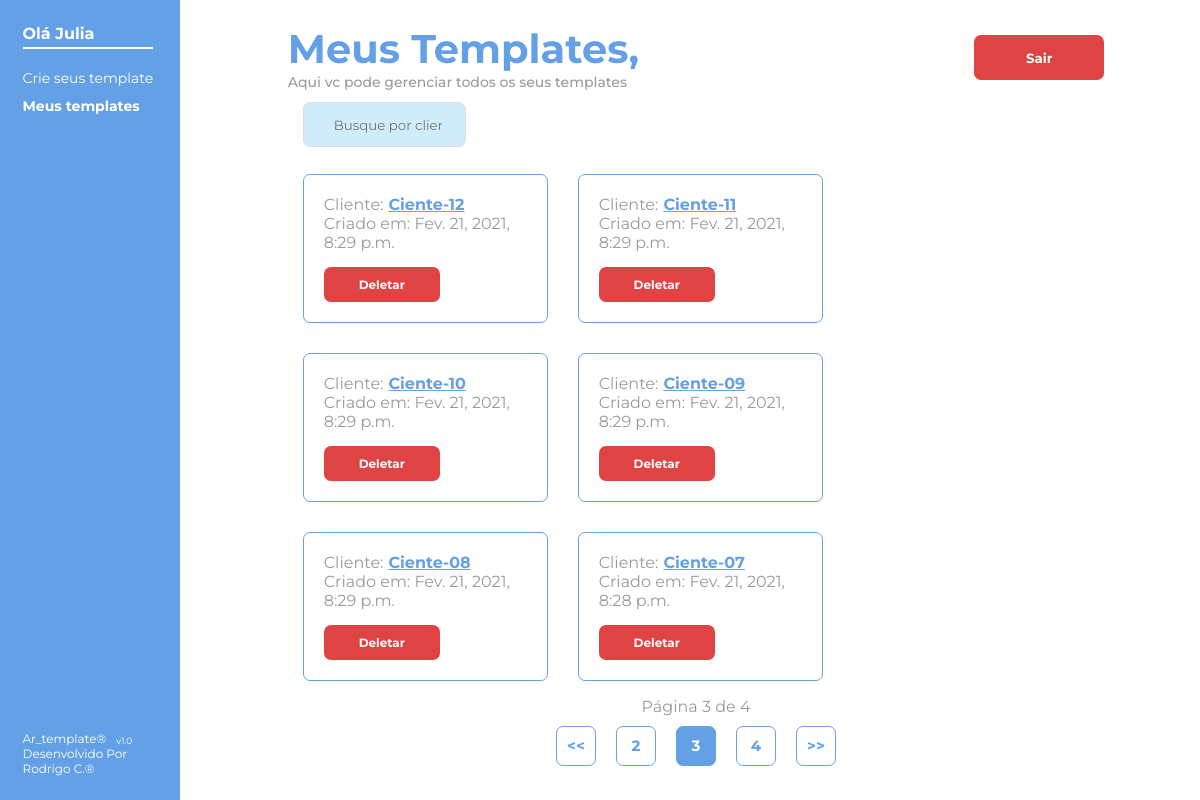
The page /meus_templates/?page=3 (signed in) on the database its author committed.
### criador_de_template/models.py (models this page shows, shortened)
class Usuario(AbstractUser):
    UF_CHOICES = (
        ('AC', 'Acre'),
        ('AL', 'Alagoas'),
        ('AP', 'Amapá'),
        ('BA', 'Bahia'),
        ('CE', 'Ceará'),
        ('DF', 'Distrito Federal'),
        ('ES', 'Espírito Santo'),
        ('GO', 'Goiás'),
        ('MA', 'Maranão'),
        ('MG', 'Minas Gerais'),
        ('MS', 'Mato Grosso do Sul'),
        ('MT', 'Mato Grosso'),
        ('PA', 'Pará'),
        ('PB', 'Paraíba'),
        ('PE', 'Pernanbuco'),
        ('PI', 'Piauí'),
        ('PR', 'Paraná'),
        ('RJ', 'Rio de Janeiro'),
        ('RN', 'Rio Grande do Norte'),
        ('RO', 'Rondônia'),
        ('RR', 'Roraima'),
        ('RS', 'Rio Grande do Sul'),
        ('SC', 'Santa Catarina'),
        ('SE', 'Sergipe'),
        ('SP', 'São Paulo'),
        ('TO', 'Tocantins')
    )
    celular = models.CharField(max_length=11)
    estado = models.CharField(max_length=20, choices=UF_CHOICES)

class Cliente(models.Model):
    usuario = models.ForeignKey(AUTH_USER_MODEL, on_delete=models.CASCADE)
    cliente = models.CharField(max_length=50, null=False, primary_key=True, blank=False)
    criacao = models.DateTimeField(auto_now=True)

### administracao_clientes/views.py (the view)
@login_required
def meus_templates(request):
    termo_buscado = request.GET.get('pesquisa', None)
    if termo_buscado:
        usuario = Usuario.objects.get(username=request.user)
        lista_de_clientes = usuario.cliente_set.filter(cliente__icontains=termo_buscado).order_by('-criacao')
        paginador = Paginator(lista_de_clientes, 6)
        pagina = request.GET.get('page')
        clientes = paginador.get_page(pagina)
    else:
        usuario = Usuario.objects.get(username=request.user)
        lista_de_clientes = usuario.cliente_set.all().order_by('-criacao')
        paginador = Paginator(lista_de_clientes, 6)
        pagina = request.GET.get('page')
        clientes = paginador.get_page(pagina)
    return render(request, 'meus_templates.html', {'clientes': clientes, 'pesquisa': termo_buscado})

### administracao_clientes/templates/meus_templates.html (shortened to what this page needs)
{% extends 'base.html' %}
{% load static %}
{% load icon %}
{% block content %} <link rel="stylesheet" href="{% static 'estilo/criar_template.css' %}"> {% endblock %}
{% block main %}
<main>
    <div class="container-esquerdo">
        <div class="container-menor-esquerdo">
            <div>
                <h3>Olá {{ user.username.capitalize }}</h3>
                <nav>
                    <ul>
                        <li>
                            <a href="{% url 'cria-template' %}">Crie seus template</a>
                        </li>
                        <li id="nesta-pagina">
                            Meus templates
                        </li>
                    </ul>
                </nav>
            </div>
            <div class="desenvolvido">
                <span>Ar_template® <p> v1.0</p></span>
                <span>Desenvolvido Por Rodrigo C.®</span>
            </div>
        </div>
    </div>
    <div class="container-direito">
        <div class="container-menor-direito">
            <div class="login-cadastro-nome">
                <h2>
                    Meus Templates,
                    <p>Aqui vc pode gerenciar todos os seus templates</p>
                </h2>
                <form  method="post" action="{% url 'sair' %}">
                    <button type="submit" class="btn-red">
                        Sair
                    </button>
                </form>
            </div>
            <form method="GET" class="pesquisa">
                <input id="campodepesquisa" type="search" name="pesquisa" placeholder="Busque por clientes" {% if pesquisa %} value=" {{ pesquisa }} "{% endif %}>
            </form>
            <div class="clientes">
                {% for cliente in clientes %}
                <div class="clientes-itens">
                    <p>Cliente: <b><a href="{% url 'meucliente' cliente.cliente %}"> {{ cliente.cliente }} </a></b> </p>
                    <p>Criado em: {{ cliente.criacao }}</p>
                    <div class="delete">
                        <a href="{% url 'deletar' cliente.cliente %}" class="btn-red"> Deletar</a>
                    </div>
                </div>
                {% endfor %}
            </div>
            <div class="paginador">
                <div>
                    Página {{ clientes.number }} de {{ clientes.paginator.num_pages }}
                </div>
                <div>
                    {% if clientes.has_previous  %}
                    <span>
                        <a href="?page=1"> <<</a>
                    </span>
                    <span>
                        <a href="?page={{ clientes.previous_page_number }}" >{{ clientes.previous_page_number }}</a>
                    </span>
                    {% endif %}
                    <span class="nesta-pagina">
                        {{ clientes.number }}
                    </span>
                    {% if clientes.has_next %}
                    <span>
                        <a href="?page={{ clientes.next_page_number }}">{{ clientes.next_page_number }}</a>
                    </span>
                    <span>
                        <a href="?page={{ clientes.paginator.num_pages }}">>></a>
                    </span>
                    {% endif %}
                </div>
            </div>
        </div>
    </div>
</main>
{% endblock %}

### static/estilo/style_base.css (style rules this page uses)
* { font-family: 'Montserrat' ,'Roboto', sans-serif; color: #9A9A9A; margin: 0px; padding: 0px; box-sizing: border-box; }
body { background-color: #F4F4F4; width: 100%; height: 100vh; display: flex; justify-content: center; align-items: center; }
main { width: 100%; max-width: 100vw; height: 100vh; display: flex; justify-content: space-between; box-shadow: 5px 7px 12px 1px rgba(0, 0, 0, 0.25); background-color: white; align-self: center; flex-wrap: wrap; }
.container-menor-esquerdo, .container-menor-direito { height: 94vh; width: 75%; display: flex; flex-direction: column; justify-content: space-between; align-items: flex-start; }
span { width: 100%; display: flex; align-items: flex-end; justify-content: flex-start; font-size: 18px; }
span p { font-size: 14px; margin-left: 10px; }

### static/estilo/criar_template.css (style rules this page uses)
.container-esquerdo { width: 50%; display: flex; flex-direction: column; align-items: center; justify-content: center; }
.container-esquerdo { background-color: #64A0E6; width: 15vw; }
h3 { font-size: 100%; color: white; border-bottom: 2px solid white; padding-bottom: 4px; margin-bottom: 20px; }
.container-menor-esquerdo { width: 75%; display: flex; flex-direction: column; justify-content: space-between; align-items: flex-start; transition: 2s ease-in-out; }
span { font-size: 12px; color: white; }
span p { font-size: 9px; margin-left: 10px; color: white; }
nav { font-size: 14px; color: white; }
#nesta-pagina { font-size: 14px; color: white; font-weight: 700; }
nav ul { list-style: none; }
nav ul li { display: flex; align-items: center; margin-bottom: 10px; }
ul a { text-decoration: none; color: white; }
.container-direito { width: 84%; display: flex; flex-direction: column; align-items: center; justify-content: center; }
.container-menor-direito { display: flex; width: 81%; flex-direction: column; justify-content: space-between; align-items: center; }
.login-cadastro-nome { width: 100%; display: flex; justify-content: space-between; align-items: center; }
h2 { font-size: 40px; color: #64A0E6; }
h2 p { font-size: 14px; font-weight: 500; }
.btn-red { height: 45px; width: 130px; display: flex; justify-content: center; align-items: center; text-decoration: none; background-color: #DF4343; font-weight: 700; border-radius: 7px; color: white; border: none; }
input { width: 100%; height: 45px; background-color: #d1ecfa; border: 1px solid #dcdce6; border-radius: 7px; padding-left: 3vw; transition: 1s ease-in-out; transition: border , 0.4s; }
.clientes { display: flex; width: 100%; flex-wrap: wrap; min-height: 350px; }
.clientes-itens { width: 30%; margin: 15px; display: flex; flex-direction: column; border: 1px solid #64A0E6; border-radius: 7px; padding: 20px 20px; max-height: 155px; }
.clientes-itens p { display: flex; align-items: center; }
.clientes-itens p b { margin-left: 5px; }
.clientes-itens p b a { color: #64A0E6; }
.clientes-itens .btn-red { width: 116px; height: 35px; margin-top: 15px; font-size: 12px; }
.pesquisa { display: flex; align-self: flex-start; position: relative; align-items: center; width: 40%; margin: 10px 0px 10px 15px; }
input#campodepesquisa { padding-left: 2.5vw; width: 50%; padding-right: 10px; }
.paginador { display: flex; flex-direction: column; }
.paginador div { display: flex; justify-content: space-around; }
.paginador div span { height: 40px; width: 40px; border:1px solid #64A0E6; border-radius: 7px; font-size: 15px; display: flex; align-items: center; justify-content: center; margin: 10px; font-weight: 700; }
span a { text-decoration: none; color: #64A0E6; }
.nesta-pagina { font-weight: 700; color: white; background-color: #64A0E6; }

### rows shown on the page
Usuario: username "Julia"
Cliente: cliente "Ciente-12", criacao "Fev. 21, 2021, 8:29 p.m."
Cliente: cliente "Ciente-11", criacao "Fev. 21, 2021, 8:29 p.m."
Cliente: cliente "Ciente-10", criacao "Fev. 21, 2021, 8:29 p.m."
Cliente: cliente "Ciente-09", criacao "Fev. 21, 2021, 8:29 p.m."
Cliente: cliente "Ciente-08", criacao "Fev. 21, 2021, 8:29 p.m."
Cliente: cliente "Ciente-07", criacao "Fev. 21, 2021, 8:28 p.m."

### other values the page prints
{{ clientes.number }} "3"
{{ clientes.paginator.num_pages }} "4"
{{ clientes.previous_page_number }} "2"
{{ clientes.next_page_number }} "4"
